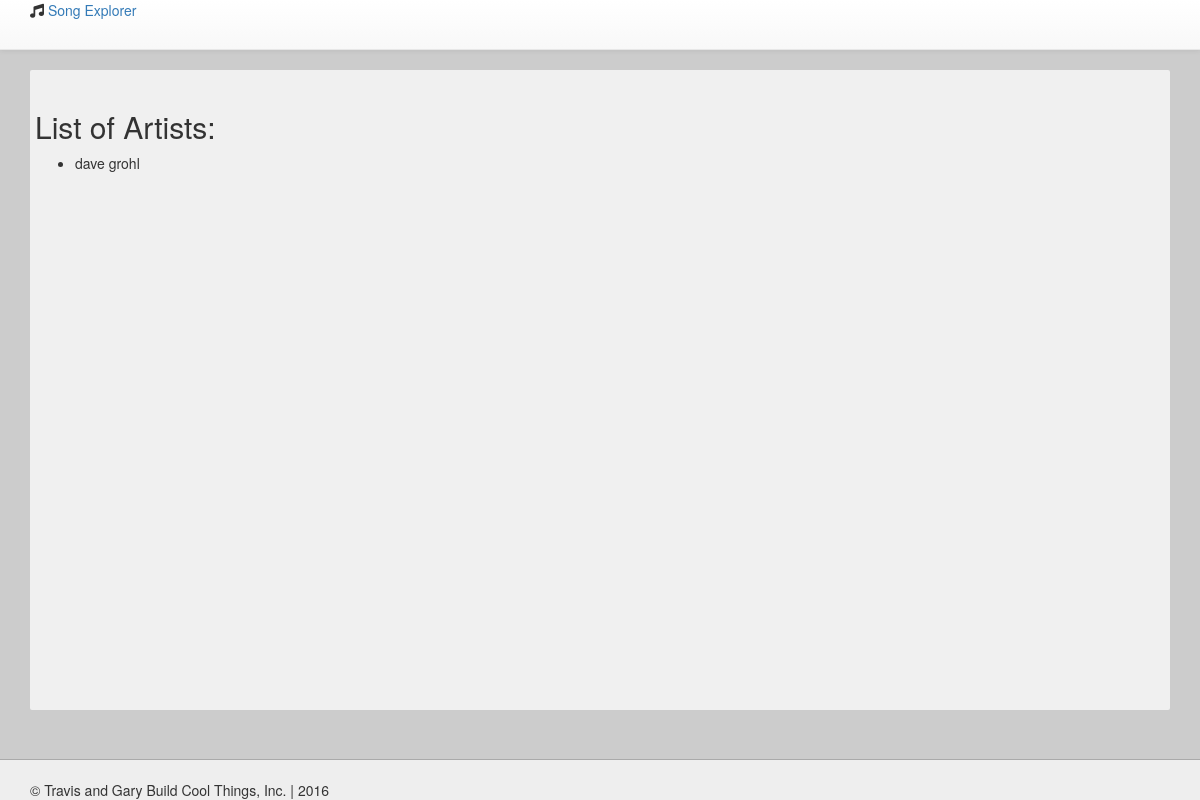
The page /artist/list/ on the database as committed earlier.
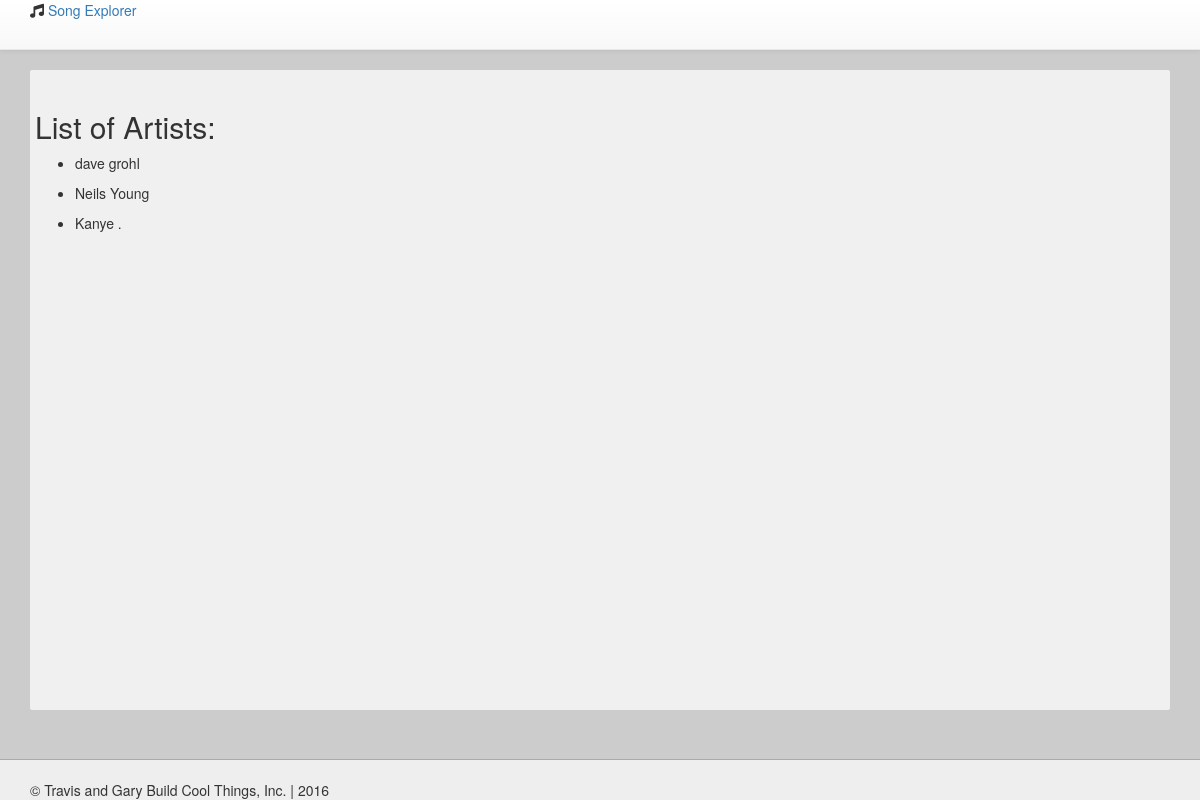
The same page on the database as committed later.
### tracks/models.py (models this page shows, shortened)
class Artist(models.Model):
	first_name = models.CharField(max_length=200)
	last_name = models.CharField(max_length=200)
	group_name = models.CharField(max_length=200)

### tracks/views.py (the view)
# urls.py: url(r'^artist/list/$', views.artist_list, name='artist_list'),
def artist_list(request):
    artists = Artist.objects.all()
    context = {
        "artists": artists
    }
    return render(request, "tracks/artist_list.html", context)

### tracks/templates/tracks/artist_list.html (shortened to what this page needs)
{% extends 'tracks/base.html' %}
{% block content %}
  <div class="row">
        <h2>List of Artists:</h2>
        {% for x in artists %}
            <ul>
                <li>
                    {{ x.first_name }} {{ x.last_name }}
                </li>
            </ul>
        {% endfor %}
  </div>
{% endblock %}

### tracks/templates/tracks/base.html (shortened to what this page needs)
{% load staticfiles %}
<!DOCTYPE html>
<html>
<head>
    <link rel="stylesheet" href="https://maxcdn.bootstrapcdn.com/bootstrap/3.3.7/css/bootstrap.min.css">
    <link rel="stylesheet" href="https://maxcdn.bootstrapcdn.com/bootstrap/3.3.7/css/bootstrap-theme.min.css">
    <link rel="stylesheet" type="text/css" href="{% static 'tracks/styles.css' %}" />
</head>
<body>
    <header>
        <nav class="navbar navbar-default navbar-fixed-top">
          <div class="container">
            <div class="navbar-header">
                    <i class="fa fa-music" aria-hidden="true"></i>
                    <a href="{% url 'tracks:index' %}">Song Explorer
                </a>
            </div>
          </div>
        </nav>
    </header>
    <div class="container">
     <div class="{% block content_classes %}main-content{% endblock content_classes %}">
        {% block content %}
        {% endblock %}
      </div>
    </div>
    <footer class="page-footer">
        <hr>
        <div class="container">
            &copy; Travis and Gary Build Cool Things, Inc. | 2016
        </div>
    </footer>
</body>
</html>

### tracks/static/tracks/styles.css (style rules this page uses)
body { padding-top: 70px; padding-bottom: 70px; background-color: #ccc; }
.page-footer { position: fixed; bottom: 0; width: 100%; background-color: #eee; }
.page-footer hr { margin-top: 0; border-color: #aaa; }
.main-content { background: rgba(255, 255, 255, 0.7); padding: 20px; border: 0px solid #ddd; min-height: 80vh; border-radius: 2px; }

Rows that differ between the two databases and show on the page:
added Artist: first_name "Neils", last_name "Young"
added Artist: first_name "Kanye", last_name "."
